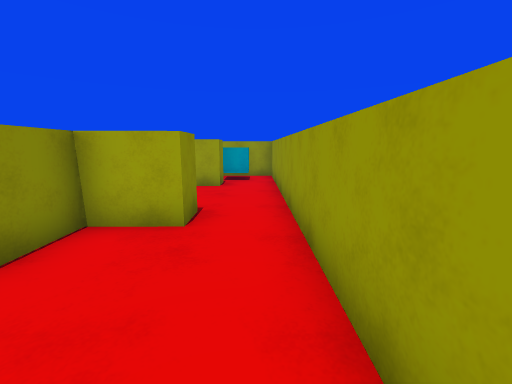
View 1 (above)

18 first-person views from a walk through a Unity game level. The camera is 1.3 m above the floor, tilts 10° down and sees 90° across. The floor is counted in squares, 1 m on a side. Each view is taken from the middle of a square. On the plan, view 1 faces up. The plan holds only what a view shows up to about 13 squares ahead; the rest is blank. The player character is not drawn.

View 2
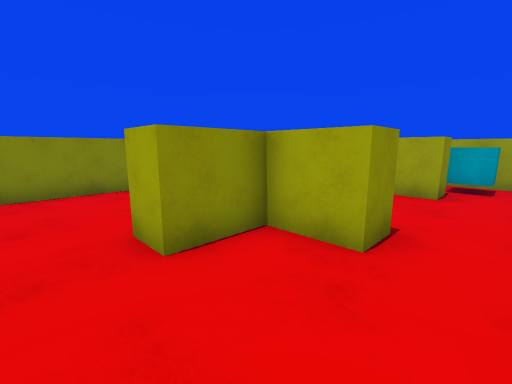

View 3
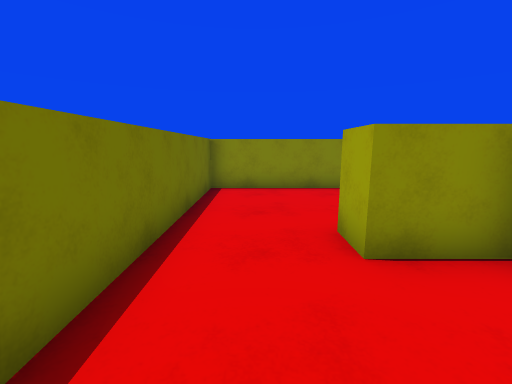

View 4
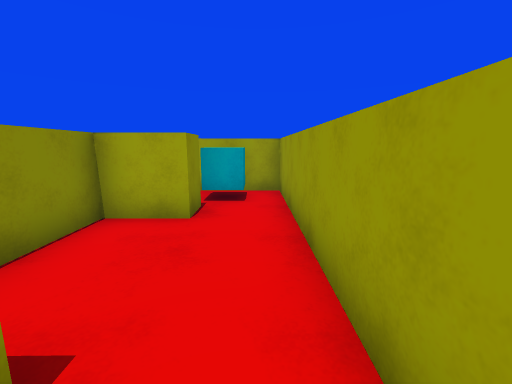

View 5
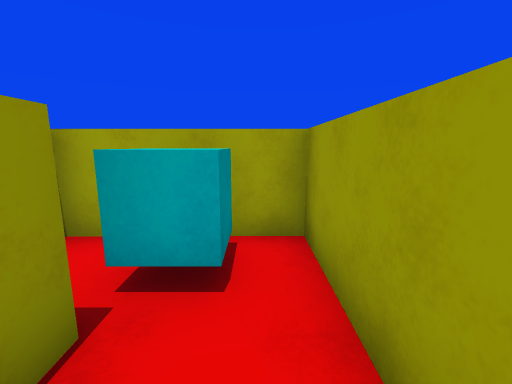

View 6
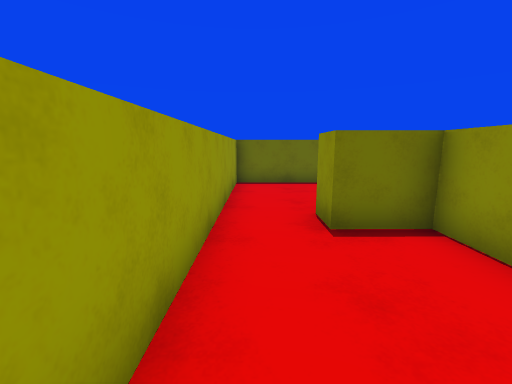

View 7
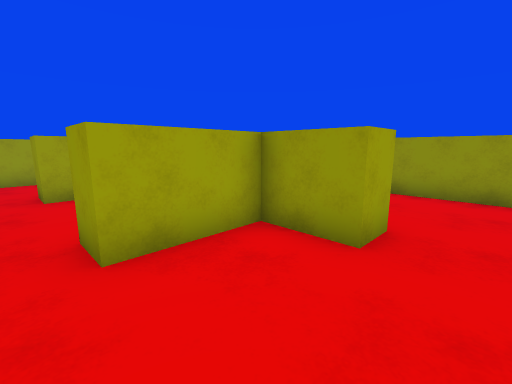

View 8
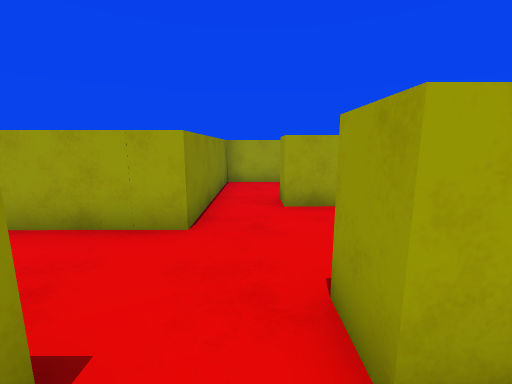

View 9
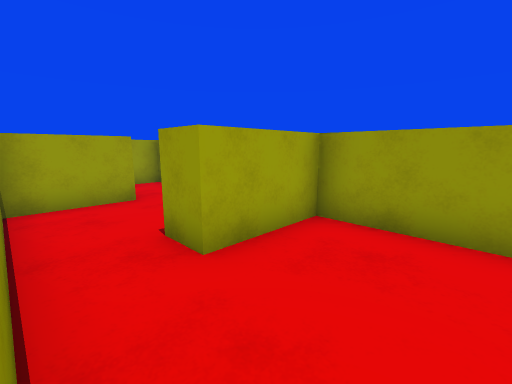

View 10
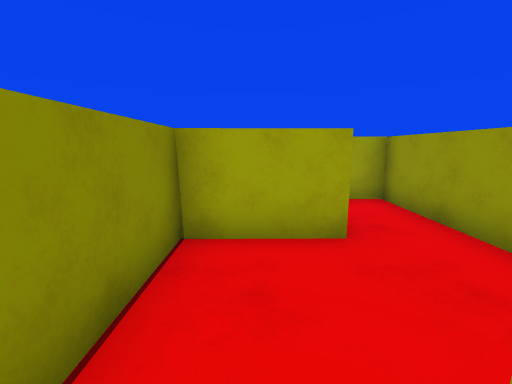

View 11
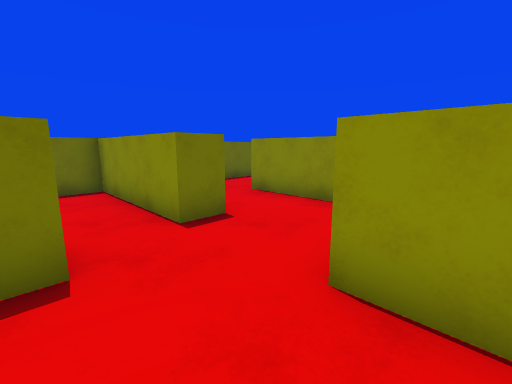

View 12
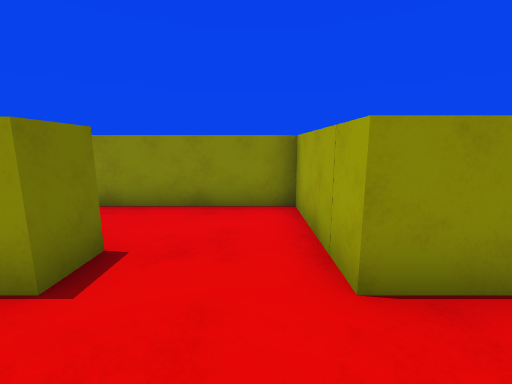

View 13
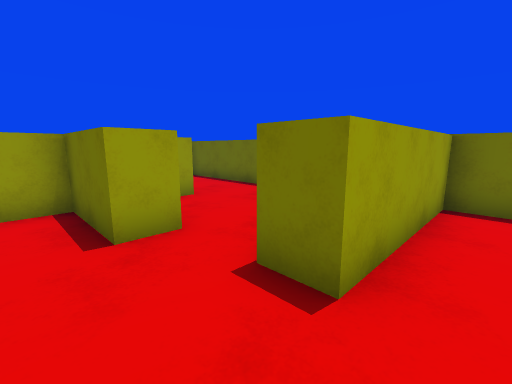

View 14
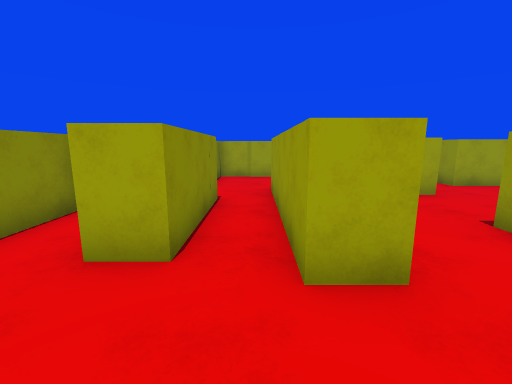

View 15
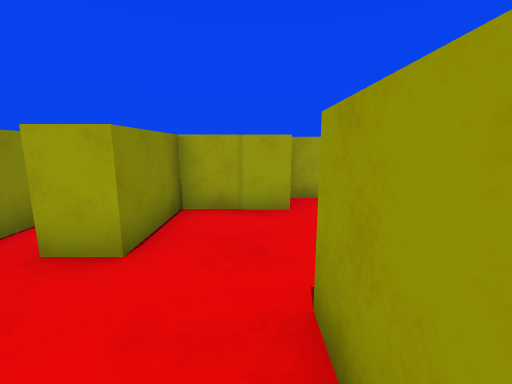

View 16
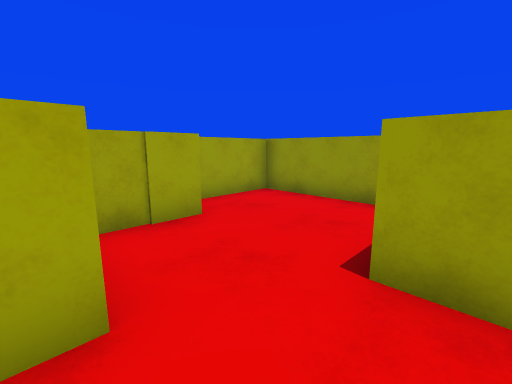

View 17
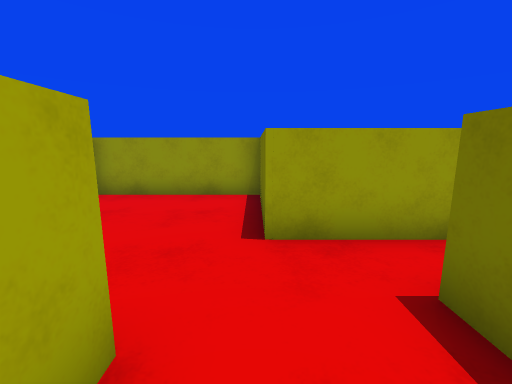

View 18
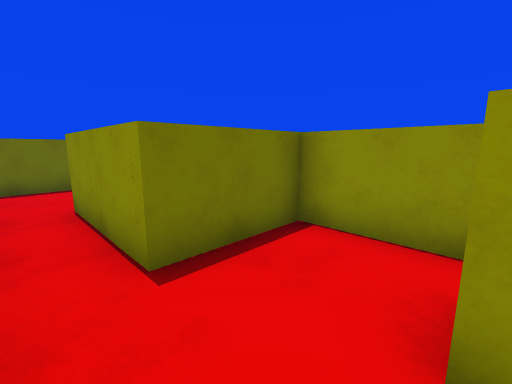

### Floor plan
Ten units are one square. View 1 is at (0, 0); x grows to the right and y downward. Boxes are objects, and circles mark ways between rooms. Rooms are numbered by the first view taken in them; rooms with no view inside come last. Other rooms are left out.
<svg viewBox="-172 -158 184 168">
<path fill="none" stroke="#000" d="M-12 -41 -28 -41 -28 -23 -38 -23 -38 -41 -63 -40 -64 -50M-81 -41 -81 4 7 4 7 -36M-12 -86 -28 -85 -28 -51 -12 -51 -12 -41M7 -36 7 -86M-12 -95 -12 -86M7 -86 7 -116 -29 -116M-64 -50 -38 -51 -38 -85 -64 -85M-81 -86 -81 -69 -96 -69M-91 -41 -81 -41M-81 -125 -81 -86M-38 -120 -38 -153 -48 -153M-64 -85 -64 -96M-96 -69 -115 -69 -115 -23M-91 -26 -91 -41M-146 5 -126 5M-140 -28 -150 -28M-167 -51 -167 -35M-115 -23 -125 -23M-101 4 -91 4 -91 -26M-123 -113 -146 -113 -146 -89 -156 -89M-155 -64 -140 -64 -140 -28M-125 -23 -125 -79 -91 -79 -91 -125 -122 -125M-167 -88 -167 -64 -155 -64"/>
<rect x="-15" y="-115" width="20" height="20" fill="#bbb"><title>cyan cube</title></rect>
<rect x="-85" y="-135" width="30" height="10" fill="#bbb"><title>other object</title></rect>
<circle cx="0" cy="-45" r="3" fill="#2a7"/>
<circle cx="-70" cy="-40" r="3" fill="#2a7"/>
<circle cx="0" cy="-90" r="3" fill="#2a7"/>
<circle cx="-70" cy="-90" r="3" fill="#2a7"/>
<circle cx="-85" cy="-55" r="3" fill="#2a7"/>
<circle cx="-105" cy="-35" r="3" fill="#2a7"/>
<circle cx="-130" cy="-30" r="3" fill="#2a7"/>
<circle cx="-150" cy="-75" r="3" fill="#2a7"/>
<text x="-40" y="-10">1</text>
<text x="-10" y="-70">2</text>
<text x="-10" y="-100">3</text>
<text x="-70" y="-60">4</text>
<text x="-60" y="-120">5</text>
<text x="-110" y="-50">6</text>
<text x="-160" y="-10">7</text>
<text x="-120" y="-90">8</text>
<text x="-160" y="-80">9</text>
</svg>
Room 1 opens to room 2. Room 1 opens to room 4. Room 2 opens to room 3. Room 4 opens to room 5. Room 4 opens to room 6. Room 6 opens to room 7. Room 7 opens to room 8. Room 8 opens to room 9.

Where each view was taken, in squares from view 1:
view 1: 0 up, 0 right, facing up
view 2: 1 up, 0 right, facing up-left
view 3: 1 up, 0 right, facing left
view 4: 4 up, 0 right, facing up
view 5: 8 up, 0 right, facing up
view 6: 9 up, 0 right, facing down
view 7: 1 up, 7 left, facing up-right
view 8: 3 up, 7 left, facing up
view 9: 6 up, 8 left, facing up-right
view 10: 9 up, 7 left, facing up
view 11: 8 up, 6 left, facing down-left
view 12: 6 up, 6 left, facing left
view 13: 6 up, 10 left, facing down-right
view 14: 0 up, 13 left, facing up
view 15: 6 up, 13 left, facing up
view 16: 7 up, 15 left, facing up-right
view 17: 8 up, 16 left, facing right
view 18: 9 up, 13 left, facing down-left
